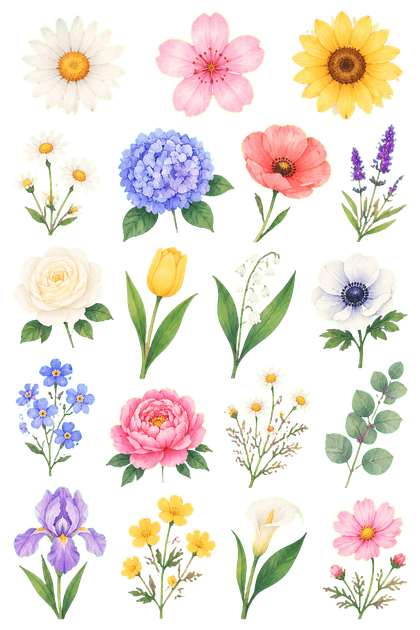
#> input picture materials/spring-material-1.png, 420 x 630 px, shrunk from 1024 x 1536 before the run
$ python split_materials.py
#> lines starting #> are read from the running program, lines starting #| are printed output that depends on the picture
#!/usr/bin/env python3
from PIL import Image
import os

# 创建输出目录
os.makedirs('materials/flowers', exist_ok=True)
os.makedirs('materials/frames', exist_ok=True)

# 处理花卉素材 (1024x1536)
# 尝试3列x4行的布局
img1 = Image.open('materials/spring-material-1.png')
#> img1 is the input picture: PIL image 420x630 RGBA; mean R, G, B, A 87.8, 82.2, 70.7, 90.4
cols1, rows1 = 3, 4
cell_w1 = img1.size[0] // cols1
#> cell_w1 = 140
cell_h1 = img1.size[1] // rows1
#> cell_h1 = 157

print(f"Splitting material 1 (flowers): {cols1}x{rows1} grid, each cell {cell_w1}x{cell_h1}")
#| Splitting material 1 (flowers): 3x4 grid, each cell 140x157

for row in range(rows1):
    for col in range(cols1):
        left = col * cell_w1
        top = row * cell_h1
        right = left + cell_w1
        bottom = top + cell_h1

        cell = img1.crop((left, top, right, bottom))

        # 检查是否主要是透明的（空白单元格）
        if cell.mode == 'RGBA':
            alpha = cell.split()[-1]
            if alpha.getextrema()[1] > 10:  # 有足够的不透明像素
                idx = row * cols1 + col + 1
                cell.save(f'materials/flowers/flower-{idx:02d}.png')
                print(f"  Saved flower-{idx:02d}.png")
#> this loop made 4 passes
#> pass 1, `cell.save(f'materials/flowers/flower-{idx:02d}.png')`:
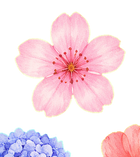
#> saved as flower-02.png: PIL image 140x157 RGBA; mean R, G, B, A 117.9, 95.7, 101.3, 113.9; transparent parts drawn white
#> pass 1, `cell.save(f'materials/flowers/flower-{idx:02d}.png')`:
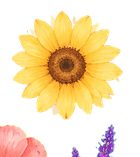
#> saved as flower-03.png: PIL image 140x157 RGBA; mean R, G, B, A 114, 91.5, 50.2, 110.4; transparent parts drawn white
#> after the loop:
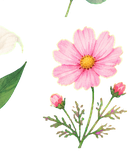
#> cell: PIL image 140x157 RGBA; mean R, G, B, A 69.3, 61.4, 53.1, 62.5; transparent parts drawn white

# 处理相纸/便签素材 (2048x2048)
# 尝试4列x4行的布局
img2 = Image.open('materials/spring-material-2.png')
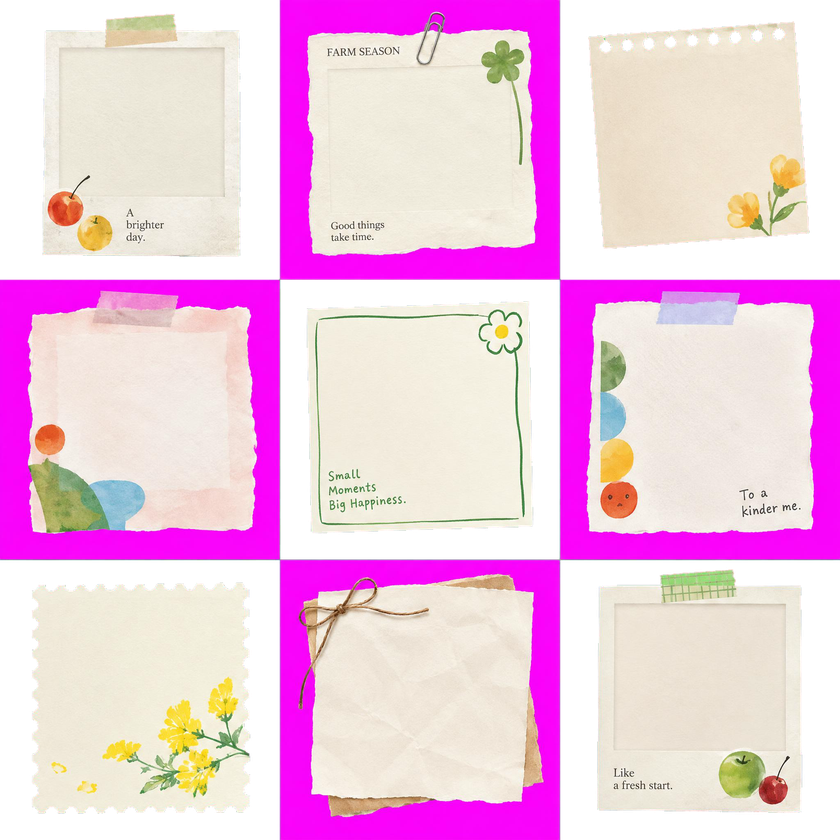
#> input picture materials/spring-material-2.png, 840 x 840 px, shrunk from 2048 x 2048 before the run
#> img2 is the input picture: PIL image 840x840 RGBA; mean R, G, B, A 187.9, 143.1, 172.9, 197.7
cols2, rows2 = 4, 4
cell_w2 = img2.size[0] // cols2
#> cell_w2 = 210
cell_h2 = img2.size[1] // rows2
#> cell_h2 = 210

print(f"\nSplitting material 2 (frames): {cols2}x{rows2} grid, each cell {cell_w2}x{cell_h2}")
#| Splitting material 2 (frames): 4x4 grid, each cell 210x210

for row in range(rows2):
    for col in range(cols2):
        left = col * cell_w2
        top = row * cell_h2
        right = left + cell_w2
        bottom = top + cell_h2

        cell = img2.crop((left, top, right, bottom))

        # 检查是否主要是透明的（空白单元格）
        if cell.mode == 'RGBA':
            alpha = cell.split()[-1]
            if alpha.getextrema()[1] > 10:  # 有足够的不透明像素
                idx = row * cols2 + col + 1
                cell.save(f'materials/frames/frame-{idx:02d}.png')
                print(f"  Saved frame-{idx:02d}.png")
#> this loop made 4 passes
#> pass 1, `cell.save(f'materials/frames/frame-{idx:02d}.png')`:
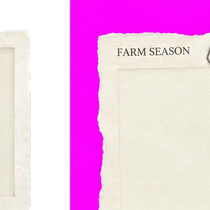
#> saved as frame-02.png: PIL image 210x210 RGBA; mean R, G, B, A 193.7, 135.1, 184, 201.4; transparent parts drawn white
#> pass 1, `cell.save(f'materials/frames/frame-{idx:02d}.png')`:
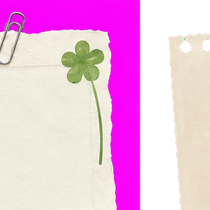
#> saved as frame-03.png: PIL image 210x210 RGBA; mean R, G, B, A 194.2, 139.3, 180.4, 205.4; transparent parts drawn white
#> after the loop:
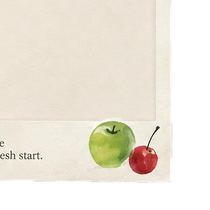
#> cell: PIL image 210x210 RGBA; mean R, G, B, A 165.6, 159.4, 147.1, 180.1; transparent parts drawn white

print("\nDone! Check materials/flowers/ and materials/frames/")
